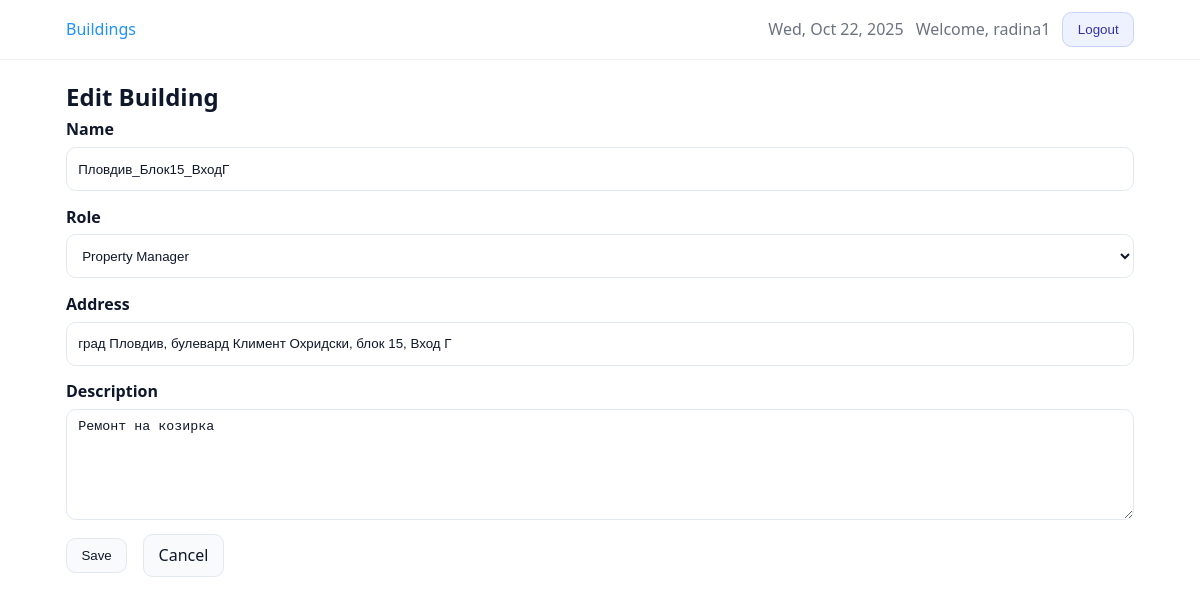
/buildings/6/edit/ (signed in), run on the app's committed database.
### core/models.py (models this page shows, shortened)
class TimeStampedModel(models.Model):
    created_at = models.DateTimeField(auto_now_add=True, db_index=True)
    updated_at = models.DateTimeField(auto_now=True)
    class Meta:
        abstract = True

class Building(TimeStampedModel):
    class Role(models.TextChoices):
        TECH_SUPPORT = "TECH_SUPPORT", "Technical Support"
        PROPERTY_MANAGER = "PROPERTY_MANAGER", "Property Manager"
        EXTERNAL_CONTRACTOR = "EXTERNAL_CONTRACTOR", "External Contractor"
    owner = models.ForeignKey(
        settings.AUTH_USER_MODEL,
        on_delete=models.CASCADE,
        related_name="buildings",
    )
    name = models.CharField(max_length=255, db_index=True)
    address = models.CharField(max_length=512, blank=True)
    description = models.TextField(blank=True)
    role = models.CharField(
        max_length=32,
        choices=Role.choices,
        default=Role.TECH_SUPPORT,
    )
    objects = BuildingQuerySet.as_manager()
    class Meta:
        ordering = ["name", "id"]

### core/views.py (the view, shortened to what this page needs)
# urls.py: path("buildings/<int:pk>/edit/", views.BuildingUpdateView.as_view(), name="building_update"),
class BuildingUpdateView(LoginRequiredMixin, UserPassesTestMixin, UpdateView):
    model = Building
    form_class = BuildingForm
    template_name = "core/building_form.html"
    def get_form_kwargs(self):
        kwargs = super().get_form_kwargs()
        kwargs["user"] = self.request.user
        return kwargs
    def test_func(self):
        building = self.get_object()
        return _user_can_access_building(self.request.user, building)

### core/forms.py (shortened to what this page needs)
class BuildingForm(forms.ModelForm):
    class Meta:
        model = Building
        fields = ["name", "role", "address", "description", "owner"]  # 'owner' shown only to staff
        widgets = {
            "description": forms.Textarea(attrs={"rows": 6}),
        }
    def __init__(self, *args, user=None, **kwargs):
        super().__init__(*args, **kwargs)
        self._user = user
        if user and user.is_staff:
            self.fields["owner"].queryset = User.objects.order_by("username")
        else:
            self.fields.pop("owner", None)

### core/views.py (called while the page is built)
def _user_can_access_building(user, building: Building) -> bool:
    return user.is_staff or building.owner_id == user.id

### templates/core/building_form.html (shortened to what this page needs)
{% extends "base.html" %}
{% block content %}
  {% with page_title=form.instance.pk|yesno:"Edit Building,New Building" %}
    {% include "core/_form_layout.html" with form=form title=page_title subtitle="" cancel_url=cancel_url %}
  {% endwith %}
{% endblock %}

### templates/base.html (shortened to what this page needs)
{% load static %}
<!doctype html>
<html lang="en">
  <head>
    <link rel="stylesheet" href="{% static 'css/app.css' %}?v={% now 'U' %}"/>
  </head>
  <body class="{% block body_class %}{% endblock %}">
    <header style="border-bottom:1px solid #eef2f6; background:#fff;">
      <div style="max-width:1100px; margin:0 auto; padding:.75rem 1rem;">
        <div style="display:flex; justify-content:space-between; align-items:center; gap:1rem;">
          <nav style="display:flex; gap:1rem; align-items:center;" aria-label="Primary">
            {% block topbar_left %}
              <a href="{% url 'buildings_list' %}" style="text-decoration:none; color:#1e90ff;">Buildings</a>
            {% endblock %}
          </nav>
          <div style="display:flex; gap:.75rem; align-items:center; white-space:nowrap;">
            {% block topbar_right %}
              {% if user.is_authenticated %}
                <time datetime="{% now 'c' %}" style="color:#6b7280;">{% now 'D, M j, Y' %}</time>
                <span style="color:#6b7280;">Welcome, {{ user.get_full_name|default:user.username }}</span>
                <form action="{% url 'logout' %}" method="post" style="display:inline;">
                  <button type="submit" class="btn btn-secondary">Logout</button>
                </form>
              {% else %}
                <a class="btn" href="{% url 'login' %}">Login</a>
              {% endif %}
            {% endblock %}
          </div>
        </div>
      </div>
    </header>
    <main style="max-width:1100px; margin:1.25rem auto; padding:0 1rem;">
      {% block content %}{% endblock %}
    </main>
  </body>
</html>

### templates/core/_form_layout.html (shortened to what this page needs)
<h2 class="mb-1">{{ title }}</h2>
<form method="post" novalidate>
  {% for field in form.visible_fields %}
    <div class="form-row{% if field.errors %} has-errors{% endif %}">
      {% if field.field.widget.input_type == 'checkbox' %}
        <label class="checkbox">
          {{ field }} <span>{{ field.label }}</span>
        </label>
        {% if field.help_text %}<div class="help">{{ field.help_text|safe }}</div>{% endif %}
        {% if field.errors %}
          <div class="errors">{% for e in field.errors %}<div>{{ e }}</div>{% endfor %}</div>
        {% endif %}
      {% else %}
        <label for="{{ field.id_for_label }}">{{ field.label }}</label>
        {{ field }}
      {% endif %}
    </div>
  {% endfor %}
  <div class="row gap mt-2">
    <button class="btn" type="submit">Save</button>
    <a class="btn" href="{{ cancel_url|default:'javascript:history.back()' }}">Cancel</a>
  </div>
</form>

### static/css/app.css (style rules this page uses)
*, *::before, *::after { box-sizing: border-box; }
html, body { height: 100%; }
body { margin: 0; font-family: ui-sans-serif, system-ui, -apple-system, Segoe UI, Roboto, Helvetica, Arial; line-height: 1.45; color: #0f172a; background: #fff; }
a { color: #0ea5e9; text-decoration: none; }
.row { display: flex; align-items: center; }
.gap { gap: 1rem; }
.mt-2 { margin-top:.75rem }
.mb-1 { margin-bottom:.25rem }
.btn { --bg: #f8fafc; --bd: #e2e8f0; --fg: #0f172a; display:inline-flex;align-items:center;justify-content:center; padding:.55rem .9rem;border:1px solid var(--bd);border-radius:.6rem; background:var(--bg);color:var(--fg);font-weight:500;cursor:pointer;user-select:none; transition: background-color .15s ease, border-color .15s ease, color .15s ease; text-decoration: none; }
a.btn { display:inline-flex; align-items:center; justify-content:center; }
a.btn, a.btn:visited { color: var(--fg); text-decoration: none; }
.btn-secondary { --bg:#eef2ff; --bd:#c7d2fe; --fg:#3730a3; }
label { font-weight: 600; color: #0f172a; display:inline-block; margin-bottom:.35rem; }
.form-row { margin-bottom: .9rem; }
.input, input[type=text], input[type=password], input[type=email], input[type=tel], input[type=number], input[type=date], select, textarea { width:100%; display:block; padding:.6rem .7rem; border:1px solid #e2e8f0; border-radius:.6rem; background:#fff; color:#0f172a; outline:none; transition: border-color .15s ease, box-shadow .15s ease; box-sizing: border-box; }
.input, input[type=text], input[type=password], input[type=email], input[type=tel], input[type=number], input[type=date], select { height: 44px; line-height: 1.4; }
textarea, textarea.input { resize: vertical; min-height: 6rem; height: auto; }
.input::placeholder, input::placeholder, textarea::placeholder { color:#94a3b8; }

### data on the page
Building: visible_fields "Пловдив_Блок15_ВходГ" "Property Manager" "град Пловдив, булевард Климент Охридски, блок 15, Вход Г" "Ремонт на козирка"

### other printed values
{{ user.get_full_name|default:user.username }} "radina1"
{{ title }} "Edit Building"
{{ field.label }} "Name" "Role" "Address" "Description"
